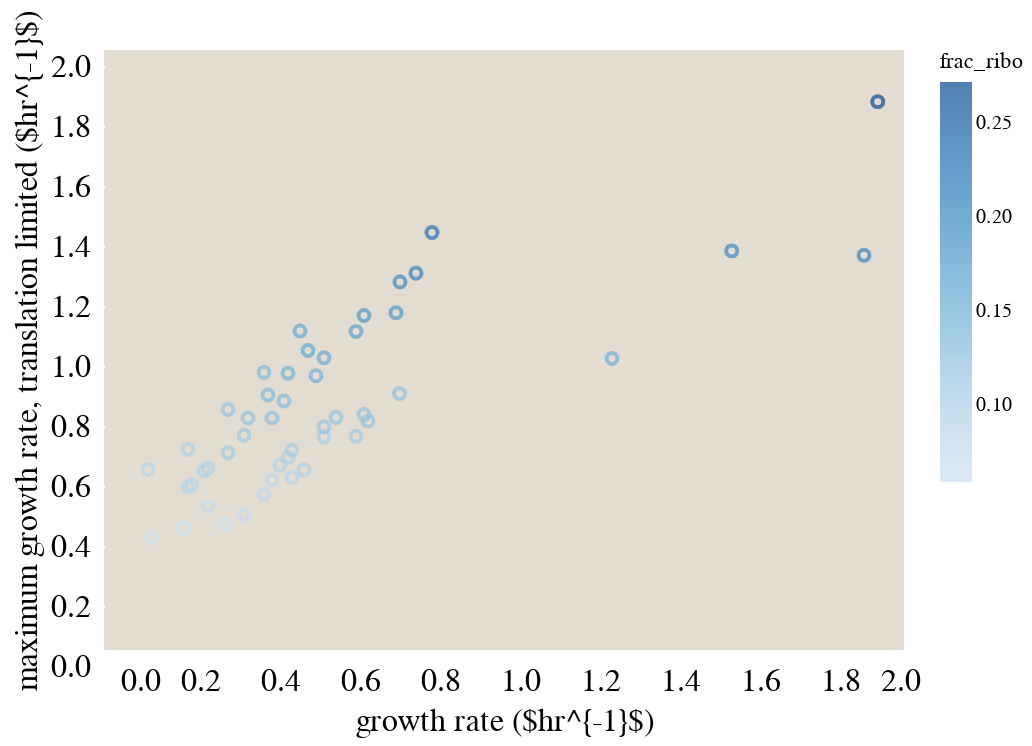

Notebook cell for this chart:
### Code cell
alt.Chart(ribo_limit_df).mark_point().encode(
        x = alt.X('growth_rate_hr:Q', scale = alt.Scale(domain=[0,2.0]), title = 'growth rate ($hr^{-1}$)'),
        y = alt.Y('lambda_max:Q', scale = alt.Scale(domain=[0,2.0]), title = 'maximum growth rate, translation limited ($hr^{-1}$)'),
    color = alt.Color('frac_ribo:Q'),
    tooltip = ['dataset', 'condition', 'lambda_max', 'growth_rate_hr' ]
    ).configure_axis(
    labelFontSize=16,
    titleFontSize=16
    )

### Figure 1 — Vega-Lite specification as saved in the notebook (floating-point values rounded to 4 significant figures)
{"config": {"background": "white", "group": {"fill": "#E3DCD0"}, "view": {"strokeWidth": 0, "height": 300, "width": 400, "fill": "#E3DCD0"}, "mark": {"strokeWidth": 0.5, "stroke": "black"}, "axis": {"domainColor": null, "labelFont": "Lucida Sans", "titleFont": "Lucida Sans", "titleFontWeight": 400, "grid": false, "ticks": true, "tickColor": "white", "tickOffset": 8, "tickWidth": 1.5, "labelFontSize": 16, "titleFontSize": 16}, "range": {"category": ["#D56C55", "#738FC1", "#7AA974", "#AB85AC", "#7E9D90", "#905426", "#EAC264"]}, "legend": {"labelFont": "Lucida Sans", "titleFont": "Lucida Sans", "titleFontWeight": 400}, "title": {"font": "Lucida Sans", "fontWeight": 400, "anchor": "middle"}}, "data": {"name": "data-0e4e1357732926ced97f3574512a7c9d"}, "mark": "point", "encoding": {"color": {"type": "quantitative", "field": "frac_ribo"}, "tooltip": [{"type": "nominal", "field": "dataset"}, {"type": "nominal", "field": "condition"}, {"type": "quantitative", "field": "lambda_max"}, {"type": "quantitative", "field": "growth_rate_hr"}], "x": {"type": "quantitative", "field": "growth_rate_hr", "scale": {"domain": [0, 2.0]}, "title": "growth rate ($hr^{-1}$)"}, "y": {"type": "quantitative", "field": "lambda_max", "scale": {"domain": [0, 2.0]}, "title": "maximum growth rate, translation limited ($hr^{-1}$)"}}, "$schema": "https://vega.github.io/schema/vega-lite/v4.0.2.json", "datasets": {"data-0e4e1357732926ced97f3574512a7c9d": [{"N_aa": 3726000000.0, "N_ribosome": 136500.0, "cell_cycle_t": 21.5, "condition": "MOPS complete", "dataset": "li_2014", "frac_ribo": 0.2721, "growth_rate_hr": 1.934, "lambda_max": 1.828, "t_min": 22.75}, {"N_aa": 2460000000.0, "N_ribosome": 65580.0, "cell_cycle_t": 26.5, "condition": "MOPS complete without methionine", "dataset": "li_2014", "frac_ribo": 0.198, "growth_rate_hr": 1.569, "lambda_max": 1.33, "t_min": 31.26}, {"N_aa": 1302000000.0, "N_ribosome": 22300.0, "cell_cycle_t": 56.3, "condition": "MOPS minimal", "dataset": "li_2014", "frac_ribo": 0.1241, "growth_rate_hr": 0.7387, "lambda_max": 0.855, "t_min": 48.64}, {"N_aa": 866800000.0, "N_ribosome": 9445.0, "cell_cycle_t": 198.0, "condition": "glucose_minimal", "dataset": "peebo_2015", "frac_ribo": 0.08694, "growth_rate_hr": 0.21, "lambda_max": 0.5438, "t_min": 76.48}, {"N_aa": 878800000.0, "N_ribosome": 9700.0, "cell_cycle_t": 189.0, "condition": "glucose_minimal", "dataset": "peebo_2015", "frac_ribo": 0.08647, "growth_rate_hr": 0.22, "lambda_max": 0.5508, "t_min": 75.51}, {"N_aa": 927200000.0, "N_ribosome": 11250.0, "cell_cycle_t": 160.0, "condition": "glucose_minimal", "dataset": "peebo_2015", "frac_ribo": 0.09492, "growth_rate_hr": 0.26, "lambda_max": 0.6058, "t_min": 68.66}, {"N_aa": 987600000.0, "N_ribosome": 13010.0, "cell_cycle_t": 134.2, "condition": "glucose_minimal", "dataset": "peebo_2015", "frac_ribo": 0.1054, "growth_rate_hr": 0.31, "lambda_max": 0.6575, "t_min": 63.25}, {"N_aa": 1048000000.0, "N_ribosome": 16240.0, "cell_cycle_t": 115.5, "condition": "glucose_minimal", "dataset": "peebo_2015", "frac_ribo": 0.1218, "growth_rate_hr": 0.36, "lambda_max": 0.7732, "t_min": 53.79}, {"N_aa": 1108000000.0, "N_ribosome": 18880.0, "cell_cycle_t": 101.4, "condition": "glucose_minimal", "dataset": "peebo_2015", "frac_ribo": 0.1346, "growth_rate_hr": 0.41, "lambda_max": 0.8499, "t_min": 48.93}, {"N_aa": 1169000000.0, "N_ribosome": 21620.0, "cell_cycle_t": 90.41, "condition": "glucose_minimal", "dataset": "peebo_2015", "frac_ribo": 0.1463, "growth_rate_hr": 0.46, "lambda_max": 0.923, "t_min": 45.06}, {"N_aa": 1229000000.0, "N_ribosome": 24590.0, "cell_cycle_t": 81.55, "condition": "glucose_minimal", "dataset": "peebo_2015", "frac_ribo": 0.1583, "growth_rate_hr": 0.51, "lambda_max": 0.9984, "t_min": 41.66}, {"N_aa": 915100000.0, "N_ribosome": 10950.0, "cell_cycle_t": 166.4, "condition": "rich", "dataset": "peebo_2015", "frac_ribo": 0.09476, "growth_rate_hr": 0.25, "lambda_max": 0.5971, "t_min": 69.65}, {"N_aa": 1036000000.0, "N_ribosome": 14850.0, "cell_cycle_t": 118.8, "condition": "rich", "dataset": "peebo_2015", "frac_ribo": 0.1118, "growth_rate_hr": 0.35, "lambda_max": 0.7156, "t_min": 58.12}, {"N_aa": 1120000000.0, "N_ribosome": 17360.0, "cell_cycle_t": 99.02, "condition": "rich", "dataset": "peebo_2015", "frac_ribo": 0.1238, "growth_rate_hr": 0.42, "lambda_max": 0.7732, "t_min": 53.79}, {"N_aa": 1157000000.0, "N_ribosome": 19240.0, "cell_cycle_t": 92.42, "condition": "rich", "dataset": "peebo_2015", "frac_ribo": 0.1329, "growth_rate_hr": 0.45, "lambda_max": 0.8299, "t_min": 50.11}, {"N_aa": 1253000000.0, "N_ribosome": 22960.0, "cell_cycle_t": 78.47, "condition": "rich", "dataset": "peebo_2015", "frac_ribo": 0.1466, "growth_rate_hr": 0.53, "lambda_max": 0.9141, "t_min": 45.5}, {"N_aa": 1278000000.0, "N_ribosome": 24930.0, "cell_cycle_t": 75.62, "condition": "rich", "dataset": "peebo_2015", "frac_ribo": 0.1536, "growth_rate_hr": 0.55, "lambda_max": 0.9739, "t_min": 42.71}, {"N_aa": 1374000000.0, "N_ribosome": 29230.0, "cell_cycle_t": 66.01, "condition": "rich", "dataset": "peebo_2015", "frac_ribo": 0.1673, "growth_rate_hr": 0.63, "lambda_max": 1.062, "t_min": 39.17}, {"N_aa": 1398000000.0, "N_ribosome": 31240.0, "cell_cycle_t": 63.98, "condition": "rich", "dataset": "peebo_2015", "frac_ribo": 0.1788, "growth_rate_hr": 0.65, "lambda_max": 1.115, "t_min": 37.31}, {"N_aa": 1495000000.0, "N_ribosome": 33680.0, "cell_cycle_t": 56.97, "condition": "rich", "dataset": "peebo_2015", "frac_ribo": 0.1778, "growth_rate_hr": 0.73, "lambda_max": 1.124, "t_min": 36.99}, {"N_aa": 1507000000.0, "N_ribosome": 37040.0, "cell_cycle_t": 56.2, "condition": "rich", "dataset": "peebo_2015", "frac_ribo": 0.1943, "growth_rate_hr": 0.74, "lambda_max": 1.227, "t_min": 33.9}, {"N_aa": 1555000000.0, "N_ribosome": 39150.0, "cell_cycle_t": 53.32, "condition": "rich", "dataset": "peebo_2015", "frac_ribo": 0.2025, "growth_rate_hr": 0.78, "lambda_max": 1.256, "t_min": 33.11}, {"N_aa": 1604000000.0, "N_ribosome": 44720.0, "cell_cycle_t": 50.72, "condition": "rich", "dataset": "peebo_2015", "frac_ribo": 0.2253, "growth_rate_hr": 0.82, "lambda_max": 1.392, "t_min": 29.89}, {"N_aa": 1453000000.0, "N_ribosome": 22230.0, "cell_cycle_t": 63.01, "condition": "42C", "dataset": "schmidt_2016", "frac_ribo": 0.1177, "growth_rate_hr": 0.66, "lambda_max": 0.7635, "t_min": 54.47}, {"N_aa": 977900000.0, "N_ribosome": 8269.0, "cell_cycle_t": 138.6, "condition": "acetate", "dataset": "schmidt_2016", "frac_ribo": 0.0651, "growth_rate_hr": 0.3, "lambda_max": 0.422, "t_min": 98.55}, {"N_aa": 802200000.0, "N_ribosome": 5996.0, "cell_cycle_t": 346.6, "condition": "chemostat_u0.12", "dataset": "schmidt_2016", "frac_ribo": 0.05889, "growth_rate_hr": 0.12, "lambda_max": 0.373, "t_min": 111.5}, {"N_aa": 876000000.0, "N_ribosome": 7129.0, "cell_cycle_t": 207.9, "condition": "chemostat_u0.2", "dataset": "schmidt_2016", "frac_ribo": 0.06354, "growth_rate_hr": 0.2, "lambda_max": 0.4061, "t_min": 102.4}, {"N_aa": 1033000000.0, "N_ribosome": 9335.0, "cell_cycle_t": 118.8, "condition": "chemostat_u0.35", "dataset": "schmidt_2016", "frac_ribo": 0.07056, "growth_rate_hr": 0.35, "lambda_max": 0.4509, "t_min": 92.23}, {"N_aa": 1219000000.0, "N_ribosome": 14680.0, "cell_cycle_t": 83.18, "condition": "chemostat_u0.5", "dataset": "schmidt_2016", "frac_ribo": 0.09442, "growth_rate_hr": 0.5, "lambda_max": 0.601, "t_min": 69.19}, {"N_aa": 1437000000.0, "N_ribosome": 22600.0, "cell_cycle_t": 63.98, "condition": "fructose", "dataset": "schmidt_2016", "frac_ribo": 0.1215, "growth_rate_hr": 0.65, "lambda_max": 0.7848, "t_min": 53.0}, {"N_aa": 1116000000.0, "N_ribosome": 12680.0, "cell_cycle_t": 99.02, "condition": "fumarate", "dataset": "schmidt_2016", "frac_ribo": 0.08828, "growth_rate_hr": 0.42, "lambda_max": 0.567, "t_min": 73.35}, {"N_aa": 935800000.0, "N_ribosome": 8978.0, "cell_cycle_t": 160.0, "condition": "galactose", "dataset": "schmidt_2016", "frac_ribo": 0.07281, "growth_rate_hr": 0.26, "lambda_max": 0.4788, "t_min": 86.86}, {"N_aa": 1166000000.0, "N_ribosome": 15000.0, "cell_cycle_t": 90.41, "condition": "glucosamine", "dataset": "schmidt_2016", "frac_ribo": 0.09811, "growth_rate_hr": 0.46, "lambda_max": 0.6421, "t_min": 64.77}, {"N_aa": 1331000000.0, "N_ribosome": 20660.0, "cell_cycle_t": 71.7, "condition": "glucose", "dataset": "schmidt_2016", "frac_ribo": 0.1199, "growth_rate_hr": 0.58, "lambda_max": 0.7747, "t_min": 53.68}, {"N_aa": 1179000000.0, "N_ribosome": 15730.0, "cell_cycle_t": 88.49, "condition": "glycerol", "dataset": "schmidt_2016", "frac_ribo": 0.1031, "growth_rate_hr": 0.47, "lambda_max": 0.6657, "t_min": 62.47}, {"N_aa": 2842000000.0, "N_ribosome": 55330.0, "cell_cycle_t": 32.75, "condition": "glycerol_pAA", "dataset": "schmidt_2016", "frac_ribo": 0.1477, "growth_rate_hr": 1.27, "lambda_max": 0.9715, "t_min": 42.81}, {"N_aa": 5684000000.0, "N_ribosome": 149900.0, "cell_cycle_t": 21.89, "condition": "lb_miller", "dataset": "schmidt_2016", "frac_ribo": 0.2041, "growth_rate_hr": 1.9, "lambda_max": 1.316, "t_min": 31.61}, {"N_aa": 1179000000.0, "N_ribosome": 13580.0, "cell_cycle_t": 88.49, "condition": "mannose", "dataset": "schmidt_2016", "frac_ribo": 0.0896, "growth_rate_hr": 0.47, "lambda_max": 0.5748, "t_min": 72.36}, {"N_aa": 1287000000.0, "N_ribosome": 18310.0, "cell_cycle_t": 75.62, "condition": "osmotic_stress_glucose", "dataset": "schmidt_2016", "frac_ribo": 0.1037, "growth_rate_hr": 0.55, "lambda_max": 0.7097, "t_min": 58.6}, {"N_aa": 1406000000.0, "N_ribosome": 20060.0, "cell_cycle_t": 66.01, "condition": "pH6", "dataset": "schmidt_2016", "frac_ribo": 0.1056, "growth_rate_hr": 0.63, "lambda_max": 0.7122, "t_min": 58.39}, {"N_aa": 1092000000.0, "N_ribosome": 11380.0, "cell_cycle_t": 104.0, "condition": "pyruvate", "dataset": "schmidt_2016", "frac_ribo": 0.081, "growth_rate_hr": 0.4, "lambda_max": 0.5204, "t_min": 79.92}, {"N_aa": 1141000000.0, "N_ribosome": 14070.0, "cell_cycle_t": 94.52, "condition": "succinate", "dataset": "schmidt_2016", "frac_ribo": 0.09521, "growth_rate_hr": 0.44, "lambda_max": 0.6156, "t_min": 67.56}, {"N_aa": 1287000000.0, "N_ribosome": 19200.0, "cell_cycle_t": 75.62, "condition": "xylose", "dataset": "schmidt_2016", "frac_ribo": 0.1133, "growth_rate_hr": 0.55, "lambda_max": 0.7442, "t_min": 55.88}, {"N_aa": 749000000.0, "N_ribosome": 9016.0, "cell_cycle_t": 378.1, "condition": "glucose_minimal", "dataset": "valgepea_2013", "frac_ribo": 0.0894, "growth_rate_hr": 0.11, "lambda_max": 0.6007, "t_min": 69.23}, {"N_aa": 836100000.0, "N_ribosome": 11200.0, "cell_cycle_t": 198.0, "condition": "glucose_minimal", "dataset": "valgepea_2013", "frac_ribo": 0.09755, "growth_rate_hr": 0.21, "lambda_max": 0.6683, "t_min": 62.23}, {"N_aa": 933300000.0, "N_ribosome": 14990.0, "cell_cycle_t": 134.2, "condition": "glucose_minimal", "dataset": "valgepea_2013", "frac_ribo": 0.1192, "growth_rate_hr": 0.31, "lambda_max": 0.8018, "t_min": 51.87}, {"N_aa": 1030000000.0, "N_ribosome": 19110.0, "cell_cycle_t": 104.0, "condition": "glucose_minimal", "dataset": "valgepea_2013", "frac_ribo": 0.1348, "growth_rate_hr": 0.4, "lambda_max": 0.9254, "t_min": 44.94}, {"N_aa": 1138000000.0, "N_ribosome": 24240.0, "cell_cycle_t": 84.88, "condition": "glucose_minimal", "dataset": "valgepea_2013", "frac_ribo": 0.1559, "growth_rate_hr": 0.49, "lambda_max": 1.063, "t_min": 39.12}]}}
